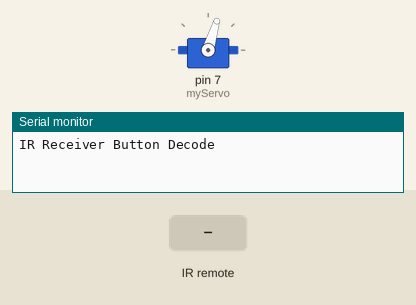
The sketch below on a simulated Arduino Uno, built with avr-gcc and run on an emulated ATmega328P. Parts: servo, the last lines printed to the serial monitor. The inputs (shaded band) are chosen by the test bench.

Above: at 1.2 s.
1.3 s: infrared code 0xFF629D received
At 1.7 s:
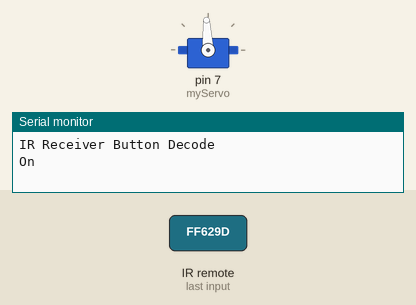
2.8 s: infrared code 0xFFA857 received
At 4.1 s:
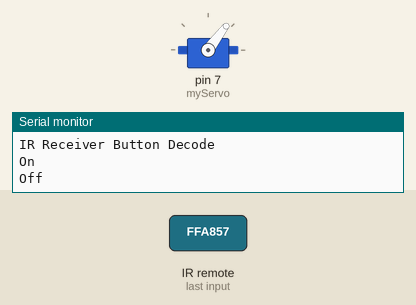
Timing chart, 0 to 5.8 s (numbered marks = the images above; inputs shaded):
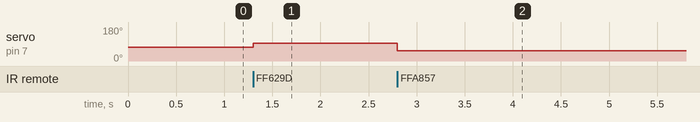

Measured:
- after the input at 1.3 s, servo on pin 7 (myServo): 73° → 93° at once
- after the input at 2.8 s, servo on pin 7 (myServo): 93° → 53° at once

The sketch:

RemoteLight.ino
```cpp
#include "IRremote.h"
#include "IR.h"
#include <Servo.h>

Servo myServo;               // create instance of Servo
IRrecv irrecv(RECEIVER);     // create instance of irrecv
decode_results results;      // create instance of decode_results

void setup() {
  // put your setup code here, to run once:
  myServo.attach(7); // connecting the servo to pin 7

  // aligning the motor piece to be uniform horizontally as it was not the default
  // starting position on my servo. This value was determined through testing.
  myServo.write(73);
  Serial.begin(9600);
  Serial.println("IR Receiver Button Decode");
  irrecv.enableIRIn();
}

void loop() {
 {
 if (irrecv.decode(&results)) // if a signal is received
  switch(results.value) // check if it was volume up or volume down
  {
    case 0xFF629D:
      Serial.println("On");
      myServo.write(93); // turns my light switch on
      break;
    case 0xFFA857:
      Serial.println("Off");
      myServo.write(53); // turns my light switch off
      break;
    case 0xFFFFFFFF: Serial.println(" REPEAT");break;
    default: Serial.println(" other button");
  }
  irrecv.resume(); // continue to wait for the next signal
 }
}
```

IR.h
```cpp
// file provided by elegoo with Arduino Uno starter kit

#ifndef _IR_H
#define _IR_H

#define RECEIVER 11

#define KEY_POWER (0xFFA25D)
#define KEY_FUNC_STOP (0xFFE21D)
#define KEY_VOL_ADD (0xFF629D)
#define KEY_FAST_BACK (0xFF22DD)
#define KEY_PAUSE (0xFF02FD)
#define KEY_FAST_FORWARD (0xFFC23D)
#define KEY_DOWN (0xFFE01F)
#define KEY_VOL_DE (0xFFA857)
#define KEY_UP (0xFF906F)
#define KEY_EQ (0xFF9867)
#define KEY_ST_REPT (0xFFB04F)
#define KEY_0 (0xFF6897)
#define KEY_1 (0xFF30CF)
#define KEY_2 (0xFF18E7)
#define KEY_3 (0xFF7A85)
#define KEY_4 (0xFF10EF)
#define KEY_5 (0xFF38C7)
#define KEY_6 (0xFF5AA5)
#define KEY_7 (0xFF42BD)
#define KEY_8 (0xFF4AB5)
#define KEY_9 (0xFF52AD)
#define KEY_REPEAT (0xFFFFFFFF)
#define KEY_NUM 21
#define REPEAT 22

unsigned long keyValue[]={KEY_POWER,KEY_FUNC_STOP,KEY_VOL_ADD,KEY_FAST_BACK,KEY_PAUSE,KEY_FAST_FORWARD,
                KEY_DOWN,KEY_VOL_DE,KEY_UP,KEY_EQ,KEY_ST_REPT,KEY_0,KEY_1,KEY_2,KEY_3,KEY_4,KEY_5,
                KEY_6,KEY_7,KEY_8,KEY_9,KEY_REPEAT};

char keyBuf[][10]={"POWER","FUNC/STOP","VOL+","FAST BACK","PAUSE","FAST FORWARD","DOWN","VOL-",
                  "UP","EQ","ST/REPT","0","1","2","3","4","5","6","7","8","9"};
#endif
```
